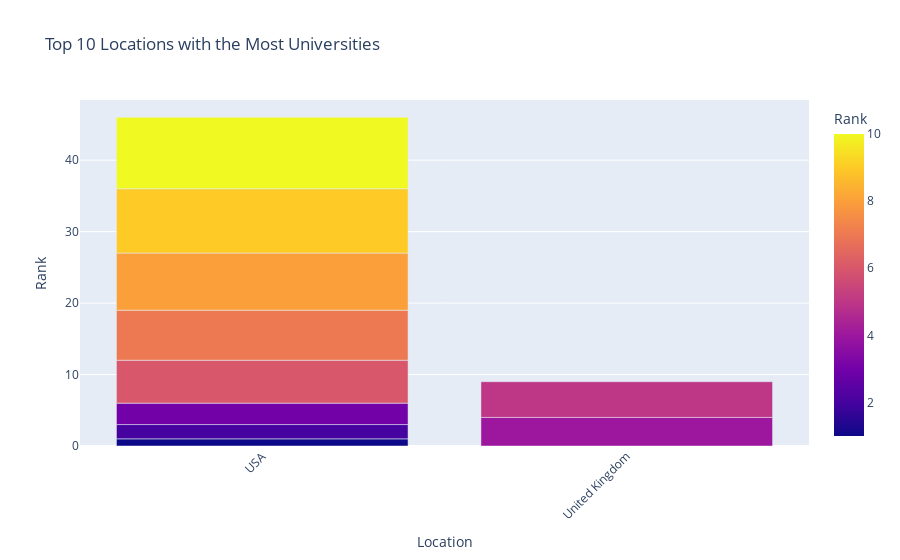

Notebook code for this chart:
### Code cell
fig = px.bar(top_locations_df, x='Location', y='World Rank', 
             title='Top 10 Locations with the Most Universities',
             labels={'Location': 'Location', 'World Rank': 'Rank'},
             color='World Rank',  # Color scale based on 'World Rank'
             height=500)

# Rotate x-axis labels for better readability
fig.update_layout(xaxis_tickangle=-45)

# Show plot
fig.show()

### Figure 1 — Plotly figure (JSON) as saved in the notebook; plotly's stock layout.template omitted (floating-point values rounded to 4 significant figures)
{"data": [{"alignmentgroup": "True", "hovertemplate": "Location=%{x}<br>Rank=%{marker.color}<extra></extra>", "legendgroup": "", "marker": {"color": [1, 2, 3, 4, 5, 6, 7, 8, 9, 10], "coloraxis": "coloraxis", "pattern": {"shape": ""}}, "name": "", "offsetgroup": "", "orientation": "v", "showlegend": false, "textposition": "auto", "type": "bar", "x": ["USA", "USA", "USA", "United Kingdom", "United Kingdom", "USA", "USA", "USA", "USA", "USA"], "xaxis": "x", "y": [1, 2, 3, 4, 5, 6, 7, 8, 9, 10], "yaxis": "y"}], "layout": {"autosize": true, "barmode": "relative", "coloraxis": {"colorbar": {"title": {"text": "Rank"}}, "colorscale": [[0, "#0d0887"], [0.1111, "#46039f"], [0.2222, "#7201a8"], [0.3333, "#9c179e"], [0.4444, "#bd3786"], [0.5556, "#d8576b"], [0.6667, "#ed7953"], [0.7778, "#fb9f3a"], [0.8889, "#fdca26"], [1, "#f0f921"]]}, "legend": {"tracegroupgap": 0}, "title": {"text": "Top 10 Locations with the Most Universities"}, "xaxis": {"anchor": "y", "autorange": true, "domain": [0, 1], "range": [-0.5, 1.5], "tickangle": -45, "title": {"text": "Location"}, "type": "category"}, "yaxis": {"anchor": "x", "autorange": true, "domain": [0, 1], "range": [0, 48.42], "title": {"text": "Rank"}, "type": "linear"}}}
